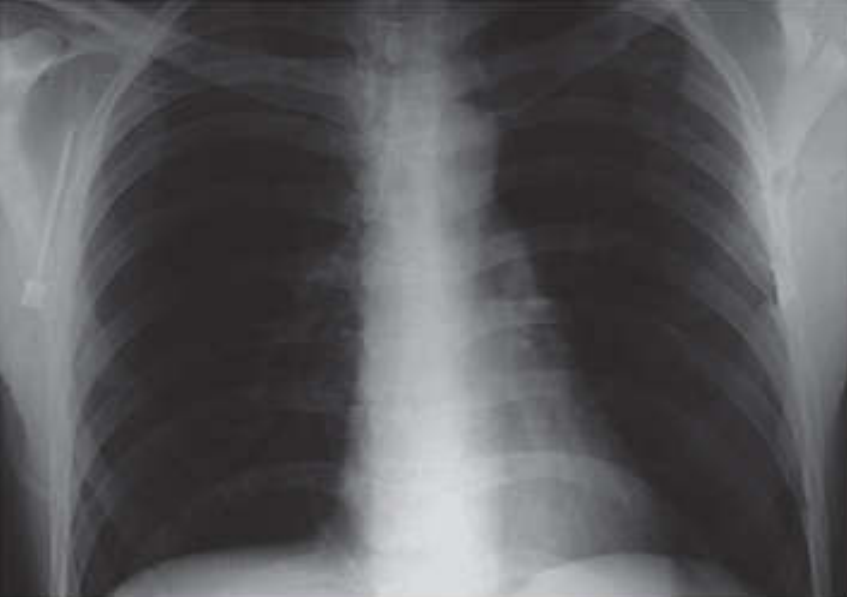
#> input picture Image sharpener/image_2023_12_20T05_20_18_580Z.png, 847 x 597 px
$ python 2.py
#> lines starting #> are read from the running program, lines starting #| are printed output that depends on the picture
import numpy as np
import cv2
import matplotlib.pyplot as plt
import matplotlib

matplotlib.use('TkAgg')

image_path = "image_2023_12_20T05_20_18_580Z.png"
# Load image in grayscale
img = cv2.imread(image_path, cv2.IMREAD_GRAYSCALE)
#> img: shape (597, 847); min 34, max 221, mean 89.5
if img is None:
    print("Error: Could not load image")
else:
    # getting the images shape
    rows, cols = img.shape
#> rows = 597; cols = 847
    crow, ccol = rows // 2, cols // 2  # Center coordinates
#> crow = 298; ccol = 423

    # Compute the 2D Fourier Transform
    f_transform = np.fft.fft2(img)
    f_transform_shifted = np.fft.fftshift(f_transform)

    # Create Gaussian High-Pass Filter
    x = np.linspace(-ccol, ccol, cols)
#> x = 847 values from -423 to 423
    y = np.linspace(-crow, crow, rows)
#> y = 597 values from -298 to 298
    X, Y = np.meshgrid(x, y)
    radius = np.sqrt(X ** 2 + Y ** 2)
    sigma = 10  # Adjust for different levels of filtering
    gaussian_hpf = 1 - np.exp(-(radius ** 2) / (2 * sigma ** 2))

    # Apply filter
    filtered_spectrum = f_transform_shifted * gaussian_hpf
    filtered_spectrum_changed = filtered_spectrum + f_transform_shifted

    # Inverse Fourier Transform of high-pass result
    filtered_spectrum_reshifted = np.fft.ifftshift(filtered_spectrum)
    highpass_result = np.fft.ifft2(filtered_spectrum_reshifted).real
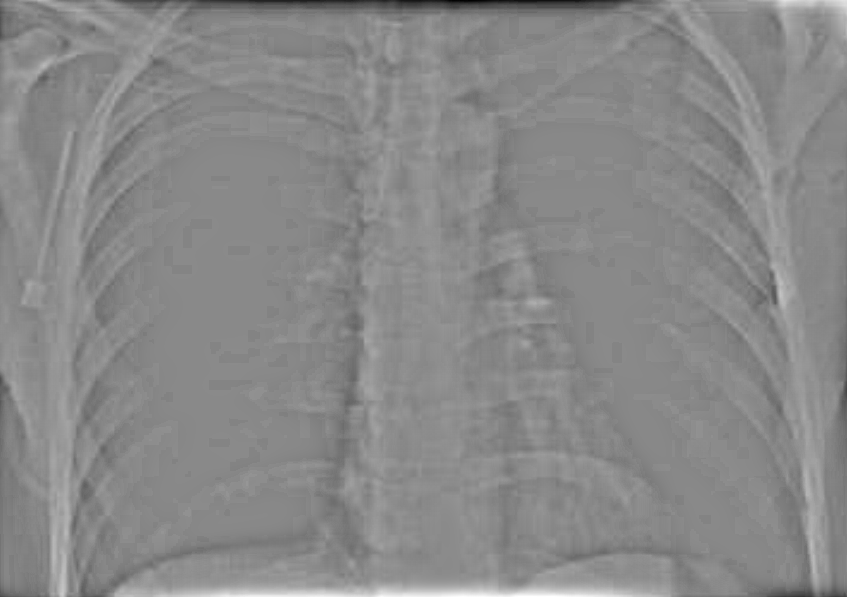
#> highpass_result: shape (597, 847) float64; min -90.35, max 77.53, mean 0; drawn with min black and max white

    # Inverse Fourier Transform
    filtered_spectrum_shifted = np.fft.ifftshift(filtered_spectrum_changed)
    enhanced_img = np.fft.ifft2(filtered_spectrum_shifted).real
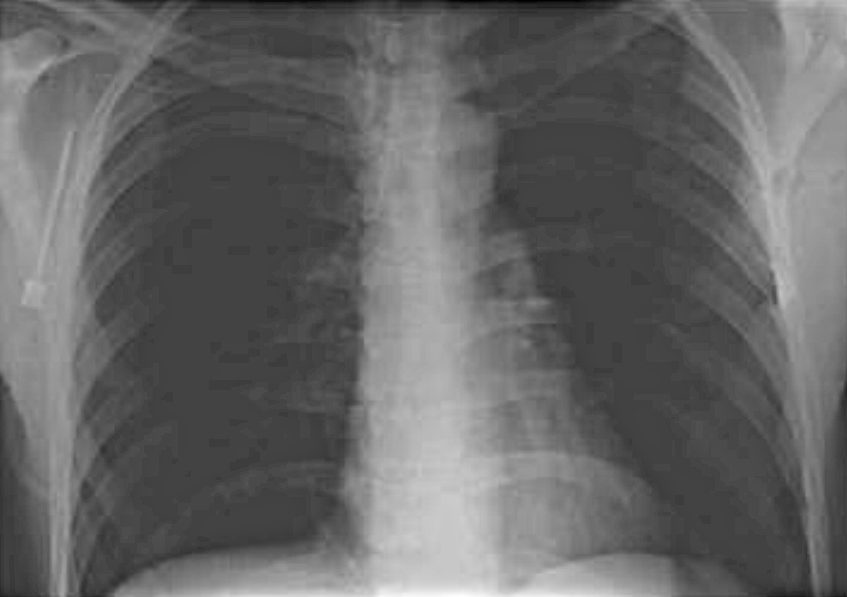
#> enhanced_img: shape (597, 847) float64; min -47.35, max 294.5, mean 89.5; drawn with min black and max white

    # Display results
    plt.figure(figsize=(12, 6))

    plt.subplot(1, 3, 1)
    plt.imshow(img, cmap='gray')
    plt.title('Original Image')
    plt.axis('off')

    plt.subplot(1, 3, 2)
    plt.imshow(highpass_result, cmap='gray')
    plt.title('Gaussian Result')
    plt.axis('off')

    plt.subplot(1, 3, 3)
    plt.imshow(enhanced_img, cmap='gray')
    plt.title('Enhanced Image (Gaussian HPF)')
    plt.axis('off')

    plt.show()
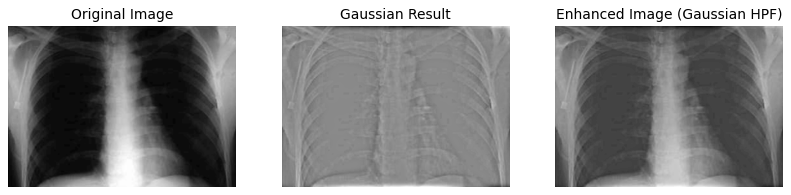
#> figure drawn by matplotlib, 3 panels
